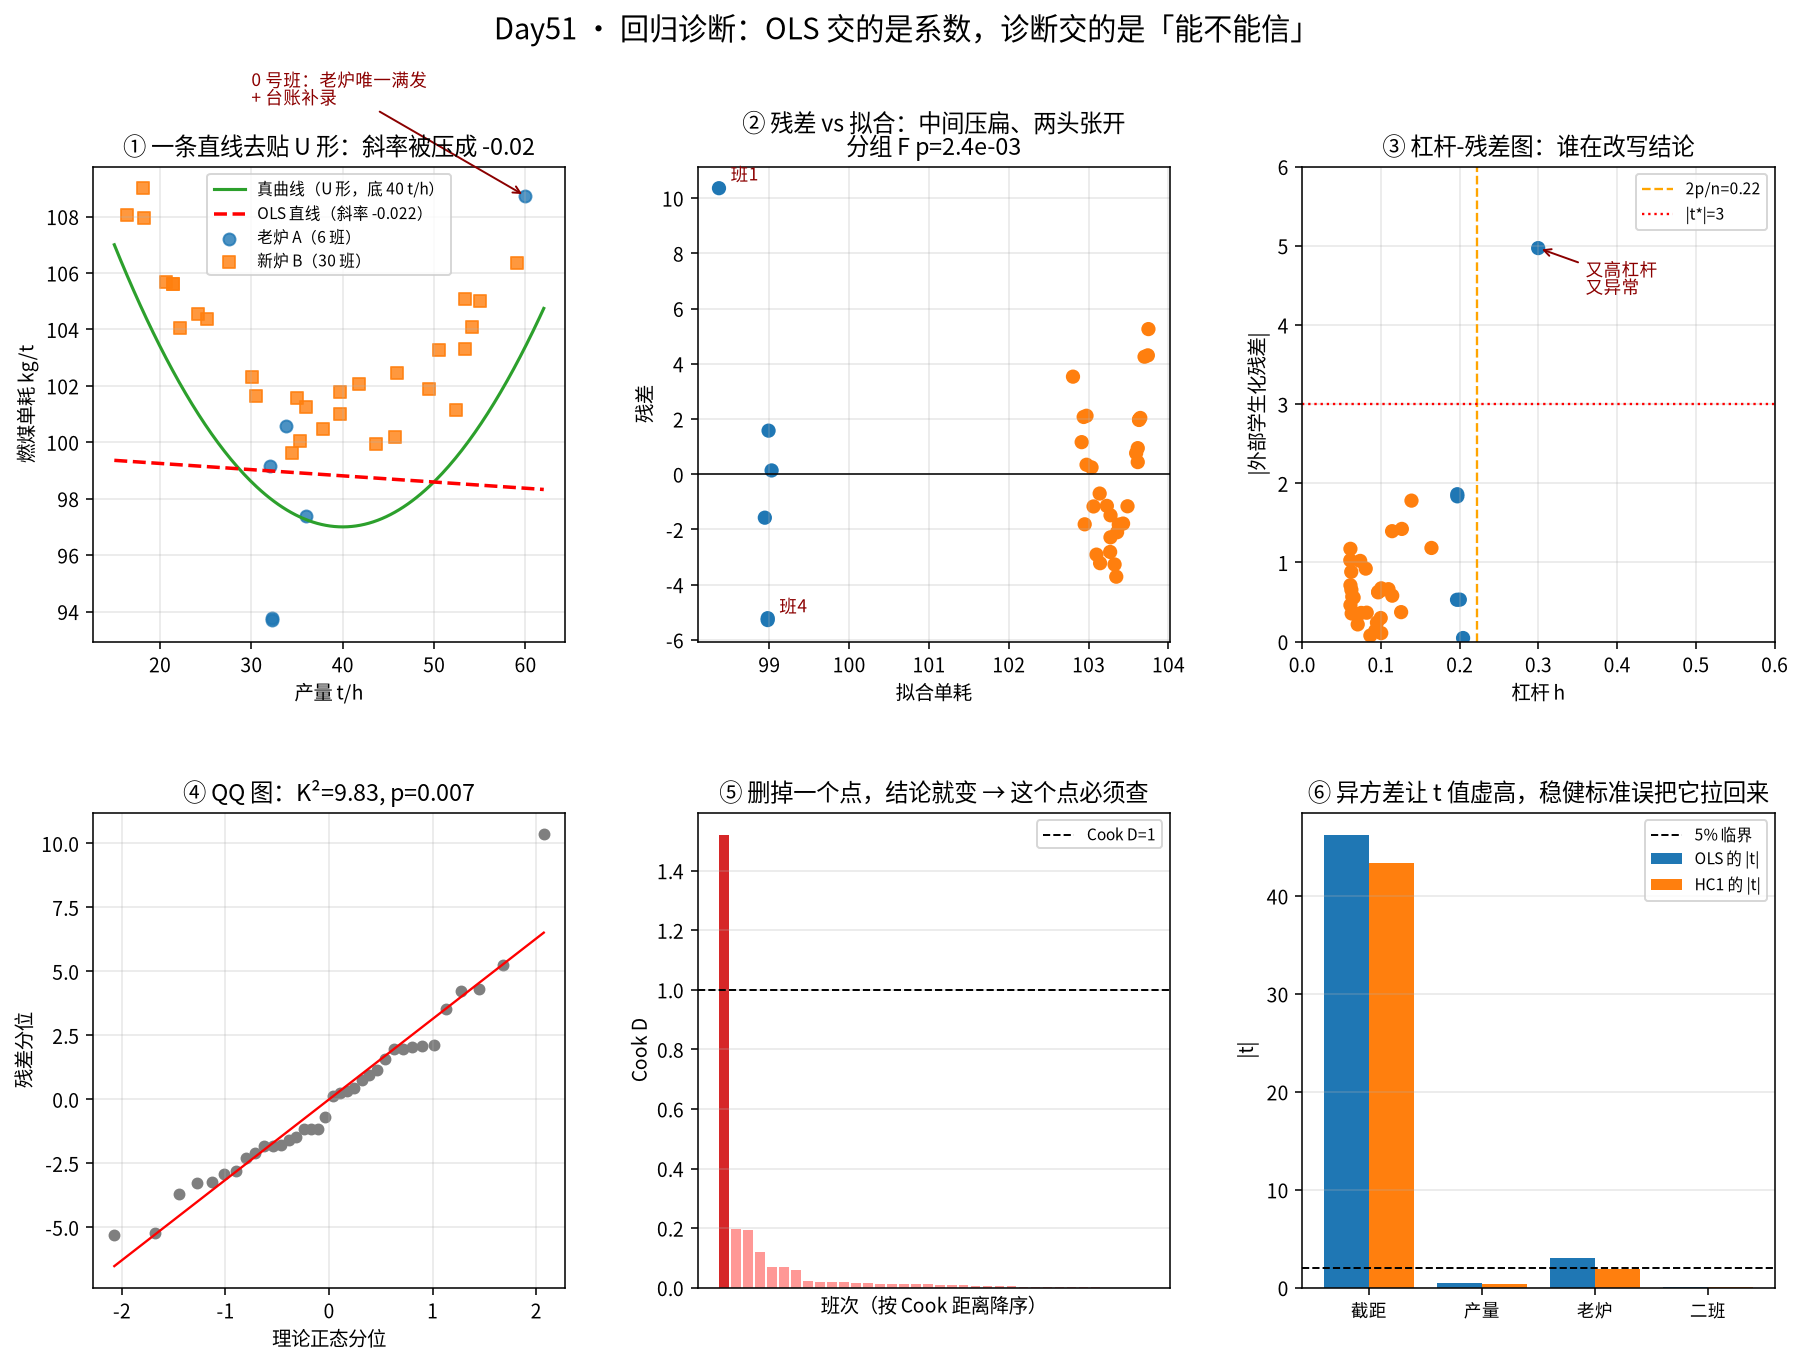

Write Python code to recreate this figure.
"""
subject : mathematical-modeling
level   : L4 统计与预测模型（多元线性回归 + 回归诊断）/ L10 模型检验（设定误设 / 异方差 / 异常点 / 正态）
anchor  : Learning_Roadmap · Level 4「回归诊断：OLS 四个假设逐一验」+ Level 10「一个模型能不能信」
goal    : 县域热电厂的燃煤单耗账本被审计打回重做。
          手写 OLS 只给「系数 + R²」，而审计要问的是「这 4 个系数站不站得住」。
          本讲把 OLS 的 4 条假设拆成可检验、能落到纸上的诊断量：
            (1) 线性设定 → RESET（ŷ²、ŷ³ 能否解释残差）；
            (2) 同方差   → White / BP / 「按产线分组 F 检验」；
            (3) 异常点   → 杠杆 h、外部学生化残差 t*、Cook 距离 D、DFFITS；
            (4) 正态     → QQ 图 + Shapiro-Wilk。
          再给两条修法：HC1 稳健标准误（不删数据）+ 删点复估（看结论会不会翻转），
          最后把「系数怎么用」翻成一句能下班的决策：老炉要不要提负荷。
          全部 np.linalg 手写，不依赖 statsmodels；scipy 只用来算 F/t/χ² 的分位与 p 值。

运行: cd /home/ubuntu/Note && ./.venv/bin/python "Mathematical_Modeling/08 - Python/daily/2026-10-21/regression_diagnostics_coal.py"
依赖: numpy / scipy / matplotlib（零 statsmodels）
"""
from __future__ import annotations

import warnings
from pathlib import Path

import numpy as np
import matplotlib

matplotlib.use("Agg")
import matplotlib.pyplot as plt
from matplotlib import font_manager, gridspec
from scipy import stats

for _f in ("Noto Sans CJK SC", "WenQuanYi Micro Hei", "WenQuanYi Zen Hei"):
    if any(f.name == _f for f in font_manager.fontManager.ttflist):
        plt.rcParams["font.family"] = "sans-serif"
        plt.rcParams["font.sans-serif"] = [_f, "DejaVu Sans"]
        break
plt.rcParams["axes.unicode_minus"] = False
warnings.filterwarnings("error")

HERE = Path(__file__).resolve().parent
SEED = 6
ALPHA = 0.05

# ======================================================== 1. 账本：40 个运行班
# 云溪县热电厂 2026 年 1–8 月燃煤单耗台账（kg 标煤 / t 蒸汽）
#   产线 A（老链条炉）：6 个班，只在 30–36 t/h 的中低负荷运行；炉况抖，读数散
#   产线 B（新循环流化床）：30 个班，负荷 16–60 t/h 全覆盖；自动化程度高，读数稳
#   3 月 14 日夜班：老炉唯一一次拉到 60 t/h，台账记为"化验补录"——这就是 0 号点
NAMES = ["截距", "产量 t/h", "老炉哑变量", "二班哑变量"]


def make_data(seed: int = SEED, n_a: int = 6, n_b: int = 30,
              sigma_a: float = 2.8, sigma_b: float = 0.7,
              bad_shift: float = 6.0, c2: float = 0.016, t0: float = 40.0):
    """真实单耗曲线：w = 97 + 0.016(t-40)² + 3·老炉 + 1.2·二班
    即「U 形」——低负荷效率差、高负荷单耗回升，最低点在 40 t/h。这是锅炉的常识，
    但记账的人常常只用一个线性斜率去拟合，于是 U 形被拉成一条斜线。
    """
    rng = np.random.default_rng(seed)
    n = n_a + n_b
    line = np.array([0] * n_a + [1] * n_b)                 # 0=老炉A  1=新炉B
    ton = np.concatenate([rng.uniform(30, 36, n_a), rng.uniform(16, 60, n_b)])
    ton[0] = 60.0                                           # 老炉唯一一次满负荷
    shift = rng.integers(0, 3, n)                           # 0夜 / 1早 / 2中
    w = 97 + c2 * (ton - t0) ** 2 + 3.0 * line + 1.2 * (shift == 2)
    sigma = np.where(line == 0, sigma_a, sigma_b)           # 老炉抖、新炉稳
    w = w + rng.normal(0, 1, n) * sigma
    w[0] += bad_shift                                       # 补录错误
    X = np.column_stack([np.ones(n), ton, line, (shift == 2).astype(float)])
    return dict(w=w, X=X, line=line, ton=ton, shift=shift, n=n,
                run=np.arange(1, n + 1), true_c2=c2, true_t0=t0)


# ======================================================== 2. OLS 与全套诊断量
def ols(X, y):
    XtXi = np.linalg.inv(X.T @ X)
    beta = XtXi @ X.T @ y
    e = y - X @ beta
    p = X.shape[1]
    s2 = e @ e / (len(y) - p)
    return beta, e, s2, XtXi


def diagnostics(y, X):
    n, p = X.shape
    beta, e, s2, XtXi = ols(X, y)
    se = np.sqrt(np.diag(XtXi) * s2)
    h = np.einsum("ij,jk,ik->i", X, XtXi, X)               # 帽子矩阵对角元（杠杆）
    r = e / np.sqrt(np.maximum(1 - h, 1e-12)) / np.sqrt(s2)  # 内部学生化残差
    # 外部学生化残差：删掉第 i 条后重估方差 —— 残差大到"自己都藏不住"
    t_ext = np.empty(n)
    for i in range(n):
        keep = np.arange(n) != i
        _, e_i, s2_i, _ = ols(X[keep], y[keep])
        t_ext[i] = e[i] / np.sqrt(s2_i * np.maximum(1 - h[i], 1e-12))
    cook = r ** 2 * h / (p * np.maximum(1 - h, 1e-12))     # Cook 距离
    dffits = t_ext * np.sqrt(h / np.maximum(1 - h, 1e-12))
    return dict(beta=beta, se=se, e=e, h=h, r=r, t_ext=t_ext, cook=cook,
                dffits=dffits, s2=s2, n=n, p=p, XtXi=XtXi)


def hc1(X, e, XtXi, n, p):
    """White(1980) HC1：把「残差平方」按观察逐条代回三明治，σ² 不再是单一常数。
    异方差下 OLS 系数仍然无偏，但它的标准误会被系统性低估 —— 修标准误就够了。"""
    meat = (X * (e ** 2)[:, None]).T @ X
    cov = XtXi @ meat @ XtXi * n / (n - p)
    return np.sqrt(np.diag(cov)), cov


def fit_stats(y, yhat, p):
    n = len(y)
    e = y - yhat
    sst = ((y - y.mean()) ** 2).sum()
    r2 = 1 - (e @ e) / sst
    return r2, 1 - (1 - r2) * (n - 1) / (n - p), np.sqrt(e @ e / (n - p))


def reset_test(y, X, powers=(2, 3)):
    """Ramsey RESET：原式若设定正确，ŷ² 和 ŷ³ 不该再有解释力。
    把它们塞回回归式，做一个套嵌 F 检验；显著 ⇒ 漏了曲率/交互。"""
    n, p = X.shape
    beta, e, *_ = ols(X, y)
    yhat = X @ beta
    A = np.column_stack([X] + [yhat ** k for k in powers])
    bA = np.linalg.lstsq(A, y, rcond=None)[0]
    eA = y - A @ bA
    q, df2 = len(powers), n - A.shape[1]
    F = ((e @ e - eA @ eA) / q) / (eA @ eA / df2)
    return F, stats.f.sf(F, q, df2), q


def white_test(y, X):
    """White：e² 对「所有回归元的平方与两两乘积」回归，nR² ~ χ²。自由度吃掉很多 → 功效偏低。"""
    n, p = X.shape
    _, e, *_ = ols(X, y)
    cross = [X[:, j] * X[:, k] for j in range(1, p) for k in range(j, p)]
    G = np.column_stack([np.ones(n)] + cross)
    bG = np.linalg.lstsq(G, e ** 2, rcond=None)[0]
    fit = G @ bG
    r2aux = 1 - ((e ** 2 - fit) ** 2).sum() / ((e ** 2 - (e ** 2).mean()) ** 2).sum()
    lm, df = n * r2aux, G.shape[1] - 1
    return lm, stats.chi2.sf(lm, df), df


def bp_test(y, X, groups):
    """Koenker 版 BP：e²/ē² 对回归元回归，nR²~χ²(p-1)；再补一个「分组方差比 F」——
    工程师最看得懂的版本：两条产线的残差标准差差几倍。"""
    n, p = X.shape
    _, e, *_ = ols(X, y)
    g = e ** 2 / (e ** 2).mean()
    bg = np.linalg.lstsq(X, g, rcond=None)[0]
    fit = X @ bg
    r2aux = 1 - ((g - fit) ** 2).sum() / ((g - g.mean()) ** 2).sum()
    lm, df = n * r2aux, p - 1
    a, b = e[groups == 0], e[groups == 1]
    Fa = a.var(ddof=1) / b.var(ddof=1)
    dfa, dfb = len(a) - 1, len(b) - 1
    pF = 2 * min(stats.f.sf(Fa, dfa, dfb), stats.f.cdf(Fa, dfa, dfb))
    return dict(lm=lm, p=stats.chi2.sf(lm, df), df=df, F=Fa, pF=pF,
                sd_a=a.std(ddof=1), sd_b=b.std(ddof=1), dfa=dfa, dfb=dfb)


def norm_k2(x):
    """D'Agostino-Pearson K²：把偏度、峰度各标准化成 z，再 K²=z1²+z2² ~ χ²(2)。
    这里用 scipy.stats.normaltest 而不手抄公式：正态性检验的近似式版本差异极大，
    手抄一份反而不可比；而它的逻辑一句话就能讲完——「偏度该 0、峰度该 3」。"""
    stat, pval = stats.normaltest(x)
    return stat, pval


# ======================================================== 3. 主流程
D = make_data()
y, X, line, ton, run = D["w"], D["X"], D["line"], D["ton"], D["run"]
n, p = X.shape
dg = diagnostics(y, X)
beta, se, e, h, t_ext, cook = dg["beta"], dg["se"], dg["e"], dg["h"], dg["t_ext"], dg["cook"]
t_ols = beta / se
r2, adj, sig = fit_stats(y, X @ beta, p)
se_hc1, _ = hc1(X, e, dg["XtXi"], n, p)
t_hc1 = beta / se_hc1
df_res = n - p

print("=" * 74)
print("一、OLS 台账（只交这张表，审计第一轮就退）")
print("=" * 74)
print(f"{'变量':<12}{'系数':>9}{'OLS SE':>9}{'t':>7}{'p':>9}{'HC1 t':>8}")
for nm, b, s, tt, th in zip(NAMES, beta, se, t_ols, t_hc1):
    print(f"{nm:<12}{b:>9.3f}{s:>9.3f}{tt:>7.2f}{2 * stats.t.sf(abs(tt), df_res):>9.4f}{th:>8.2f}")
print(f"R²={r2:.4f}  adjR²={adj:.4f}  σ̂={sig:.3f}  n={n}  p={p}")

print()
print("=" * 74)
print("二、四条假设逐一验（诊断的主场）")
print("=" * 74)
F_reset, p_reset, q_reset = reset_test(y, X)
lm_w, p_w, df_w = white_test(y, X)
bp = bp_test(y, X, line)
print(f"[设定]   RESET F({q_reset},{n - p - q_reset})={F_reset:7.1f}  p={p_reset:.2e}"
      f"   → {'设定错：直线抓不住 U 形' if p_reset < ALPHA else '设定可接受'}")
print(f"[同方差] White LM={lm_w:6.2f}  df={df_w}  p={p_w:.3f}"
      f"        → {'异方差' if p_w < ALPHA else '此项未报警（自由度吃太多）'}")
print(f"[同方差]  BP   LM={bp['lm']:6.2f}  df={bp['df']}  p={bp['p']:.2e}")
print(f"[同方差]  分组 F={bp['F']:5.2f}  F({bp['dfa']},{bp['dfb']})  p={bp['pF']:.2e}"
      f"  → 老炉残差 sd {bp['sd_a']:.2f} vs 新炉 {bp['sd_b']:.2f}（{bp['sd_a'] / bp['sd_b']:.1f} 倍）")
K2, p_sw = norm_k2(e)
print(f"[正态]   D'Agostino K²={K2:.2f}  p={p_sw:.4f}"
      f"   → {'残差非正态' if p_sw < ALPHA else '残差近似正态'}")

h_rule = 2 * p / n
print(f"\n[异常点] 杠杆阈值 2p/n={h_rule:.3f}、3p/n={3 * p / n:.3f}")
for i in np.argsort(-cook)[:3]:
    tags = []
    if h[i] > 2 * h_rule:
        tags.append("高杠杆")
    if abs(t_ext[i]) > 3:
        tags.append("异常残差")
    if cook[i] > 1:
        tags.append("Cook>1")
    print(f"   第 {run[i]:>2} 班  h={h[i]:.3f}  t*={t_ext[i]:+.2f}  Cook D={cook[i]:.2f}"
          f"  DFFITS={dg['dffits'][i]:+.2f}  {'+'.join(tags)}")

print()
print("=" * 74)
print("三、修法①：不删数据，只换标准误（HC1）")
print("=" * 74)
for nm, a, b in zip(NAMES, t_ols, t_hc1):
    verdict = lambda v: "显著" if abs(v) > stats.t.ppf(0.975, df_res) else "不显著"
    print(f"{nm:<12} t={a:>6.2f}({verdict(a)}) → t_HC1={b:>6.2f}({verdict(b)})")

print()
print("=" * 74)
print("四、修法②：删掉 0 号复估，看结论会不会翻转")
print("=" * 74)
worst = int(np.argmax(cook))
keep = np.arange(n) != worst
dg2 = diagnostics(y[keep], X[keep])
beta2, t2 = dg2["beta"], dg2["beta"] / dg2["se"]
r2_2, adj2, sig2 = fit_stats(y[keep], X[keep] @ beta2, p)
print(f"{'变量':<12}{'原系数':>9}{'原t':>7}   {'删点系数':>10}{'删点t':>7}{'系数变动':>9}")
for nm, b0, t0v, b1, t1v in zip(NAMES, beta, t_ols, beta2, t2):
    print(f"{nm:<12}{b0:>9.3f}{t0v:>7.2f}   {b1:>10.3f}{t1v:>7.2f}{(b1 - b0) / abs(b0) if abs(b0) > 1e-9 else float('nan'):>9.0%}")
print(f"R² {r2:.4f}→{r2_2:.4f}   σ̂ {sig:.3f}→{sig2:.3f}（降 {1 - sig2 / sig:.0%}）")
F_r2, p_r2, _ = reset_test(y[keep], X[keep])
_, p_w2, _ = white_test(y[keep], X[keep])
F_h2, p_h2, _ = reset_test(y[keep], np.column_stack([X[keep], ton[keep] ** 2]))
print(f"删点后：RESET p={p_r2:.2e}（设定仍错） White p={p_w2:.3f}（异方差仍在）")
print(f"再加一个 ton² 项：F={F_h2:.2f} p={p_h2:.3f}"
      f" → {'U 形被 ton² 解释掉了' if p_h2 > ALPHA else '仍不足'}")

X2 = np.column_stack([X, ton ** 2])
dg3 = diagnostics(y, X2)          # 保留 0 号！用"改设定"而不是"删数据"处理它
beta3, t3 = dg3["beta"], dg3["beta"] / dg3["se"]
r2_3, adj3, sig3 = fit_stats(y, X2 @ beta3, X2.shape[1])
b3, s3, s23, XtXi3 = ols(X2, y)
e3 = y - X2 @ b3
se3_hc1 = hc1(X2, e3, XtXi3, n, X2.shape[1])[0]
print(f"\n保留 0 号 + 补 ton² 项（c2 估计 {beta3[-1]:.4f}，真值 {D['true_c2']:.4f}）：")
for nm, b_, t_, th in zip(NAMES + ["产量²"], beta3, t3, beta3 / se3_hc1):
    print(f"   {nm:<10}{b_:>10.3f}  t={t_:>6.2f}  t_HC1={th:>6.2f}")
print(f"   R²={r2_3:.4f}  σ̂={sig3:.3f}（原 {sig:.3f}）")
vertex = -beta3[1] / (2 * beta3[-1])
print(f"   顶点 t* = -b1/(2b2) = {vertex:.2f} t/h（真实最低点 {D['true_t0']:.0f} t/h）")

print()
print("=" * 74)
print("五、结论落到决策：老炉要不要提负荷？")
print("=" * 74)


def dmarg(t, b=b3):
    """单耗对产量的边际：dw/dt = b1 + 2·b2·t（老炉）。"""
    return b[1] + 2 * b[-1] * t


t_now, t_new = 30.0, 36.0
m_now, m_new = dmarg(t_now), dmarg(t_new)
naive = beta[1]
print(f"朴素线性模型说：每提 1 t/h，单耗变 {naive:+.3f} kg/t —— 几乎为零，「提不提都行」")
print(f"U 形模型说：{t_now:.0f} t/h 处 {m_now:+.2f} kg/t；{t_new:.0f} t/h 处 {m_new:+.2f} kg/t")
gap = m_now + m_new
print(f"  从 {t_now:.0f} 提到 {t_new:.0f}（+{t_new - t_now:.0f} t/h），平均每 t 省 {-gap / 2 * (t_new - t_now):.2f} kg/t")
print(f"  按班产 {t_new * 8:.0f} t × 100 班/年估算：年省标煤约 {-gap / 2 * (t_new - t_now) * t_new * 8 * 100 / 1000:.1f} t")

# ======================================================== 4. 零点校准
rng = np.random.default_rng(SEED + 1)
B = 1000
fp_reset = fp_white = fp_bp = 0
for _ in range(B):
    ys = X @ [97, 0.0, 3.0, 1.2] + rng.normal(0, 1, n)
    fp_reset += reset_test(ys, X)[1] < ALPHA
    fp_white += white_test(ys, X)[1] < ALPHA
    fp_bp += bp_test(ys, X, line)["p"] < ALPHA
print()
print("=" * 74)
print(f"六、零点校准：真模型是「线性 + 同方差」时，{B} 组模拟里三个检验各误报多少次")
print("=" * 74)
print(f"RESET {fp_reset / B:.2%}   White {fp_white / B:.2%}   BP {fp_bp / B:.2%}   （名义 5%）")
print("→ 虚警率都守在 5% 附近，所以上面的「报警」不是检验自己太敏感")

# ======================================================== 5. 六联图
fig = plt.figure(figsize=(15.5, 10.4))
gs = gridspec.GridSpec(2, 3, figure=fig, wspace=0.28, hspace=0.36)

ax = fig.add_subplot(gs[0, 0])
ss = np.linspace(15, 62, 200)
ax.plot(ss, 97 + 0.016 * (ss - 40) ** 2, color="#2ca02c", lw=1.6, label="真曲线（U 形，底 40 t/h）")
ax.plot(ss, beta[0] + beta[1] * ss, "r--", lw=1.8, label=f"OLS 直线（斜率 {beta[1]:+.3f}）")
for cc, mk, cl, lb in ((0, "o", "#1f77b4", "老炉 A（6 班）"), (1, "s", "#ff7f0e", "新炉 B（30 班）")):
    m = line == cc
    ax.scatter(ton[m], y[m], s=38, marker=mk, color=cl, alpha=0.8, label=lb)
ax.annotate("0 号班：老炉唯一满发\n+ 台账补录", xy=(ton[0], y[0]), xytext=(30, 112),
            arrowprops=dict(arrowstyle="->", color="darkred"), color="darkred", fontsize=9)
ax.set_xlabel("产量 t/h"), ax.set_ylabel("燃煤单耗 kg/t")
ax.set_title("① 一条直线去贴 U 形：斜率被压成 -0.02"), ax.legend(fontsize=8, loc="upper center")
ax.grid(alpha=0.3)

ax = fig.add_subplot(gs[0, 1])
ax.scatter(X @ beta, e, c=np.where(line == 0, "#1f77b4", "#ff7f0e"), s=40)
ax.axhline(0, color="k", lw=0.8)
for i in np.argsort(-np.abs(t_ext))[:2]:
    ax.annotate(f"班{run[i]}", (float(X[i] @ beta), float(e[i])), textcoords="offset points",
                xytext=(6, 4), color="darkred", fontsize=9)
ax.set_xlabel("拟合单耗"), ax.set_ylabel("残差")
ax.set_title(f"② 残差 vs 拟合：中间压扁、两头张开\n分组 F p={bp['pF']:.1e}")
ax.grid(alpha=0.3)

ax = fig.add_subplot(gs[0, 2])
ax.scatter(h, np.abs(t_ext), c=np.where(line == 0, "#1f77b4", "#ff7f0e"), s=40)
ax.axvline(2 * p / n, color="orange", ls="--", lw=1.2, label=f"2p/n={2 * p / n:.2f}")
ax.axhline(3, color="red", ls=":", lw=1.2, label="|t*|=3")
ax.annotate("又高杠杆\n又异常", xy=(h[0], abs(t_ext[0])), xytext=(0.36, 4.4),
            arrowprops=dict(arrowstyle="->", color="darkred"), color="darkred", fontsize=9)
ax.set_xlim(0, 0.6), ax.set_ylim(0, 6)
ax.set_xlabel("杠杆 h"), ax.set_ylabel("|外部学生化残差|")
ax.set_title("③ 杠杆-残差图：谁在改写结论"), ax.legend(fontsize=8)
ax.grid(alpha=0.3)

ax = fig.add_subplot(gs[1, 0])
osm, osr = stats.probplot(e, dist="norm", fit=False)
slope, icpt, _ = stats.probplot(e, dist="norm", fit=True)[1]
ax.scatter(osm, osr, s=26, c="#7f7f7f")
ax.plot(osm, icpt + slope * osm, "r-", lw=1.2)
ax.set_xlabel("理论正态分位"), ax.set_ylabel("残差分位")
ax.set_title(f"④ QQ 图：K²={K2:.2f}, p={p_sw:.3f}")
ax.grid(alpha=0.3)

ax = fig.add_subplot(gs[1, 1])
order = np.argsort(-cook)
ax.bar(range(n), cook[order], color=["#d62728" if c > 1 else "#ff9896" for c in cook[order]])
ax.axhline(1, color="k", ls="--", lw=1.0, label="Cook D=1")
ax.set_xlabel("班次（按 Cook 距离降序）"), ax.set_ylabel("Cook D")
ax.set_title("⑤ 删掉一个点，结论就变 → 这个点必须查"), ax.legend(fontsize=8)
ax.set_xticks([]), ax.grid(alpha=0.3, axis="y")

ax = fig.add_subplot(gs[1, 2])
cats = ["截距", "产量", "老炉", "二班"]
xx = np.arange(len(cats))
ax.bar(xx - 0.2, np.abs(t_ols), 0.4, color="#1f77b4", label="OLS 的 |t|")
ax.bar(xx + 0.2, np.abs(t_hc1), 0.4, color="#ff7f0e", label="HC1 的 |t|")
ax.axhline(stats.t.ppf(0.975, df_res), color="k", ls="--", lw=1.0, label="5% 临界")
ax.set_xticks(xx), ax.set_xticklabels(cats, fontsize=9)
ax.set_ylabel("|t|")
ax.set_title("⑥ 异方差让 t 值虚高，稳健标准误把它拉回来")
ax.legend(fontsize=8), ax.grid(alpha=0.3, axis="y")

fig.suptitle("Day51 · 回归诊断：OLS 交的是系数，诊断交的是「能不能信」", fontsize=15, y=0.985)
out = HERE / "regression_diagnostics_coal.png"
fig.savefig(out, dpi=140, bbox_inches="tight")
print(f"\n图已保存：{out}")

# ======================================================== 6. 断言（把结论钉死）
assert p_reset < 1e-3, "RESET 应当报警：直线设定抓不住 U 形"
assert p_w < ALPHA, "White 应当报警（严重异方差）"
assert bp["p"] < ALPHA, "BP 应当报警"
assert 2 <= bp["sd_a"] / bp["sd_b"] <= 3.5, "老炉残差 sd 应为新炉 2~3.5 倍（真实 σ 比 4，OLS 双向拉平）"

assert p_sw < ALPHA, "残差应偏离正态（被 0 号拖偏）"
assert h[0] > 2 * p / n, '0 号应越过 2p/n 这条常规判据（更严的 3p/n 本例未过，正文如实说明）'
assert h[0] > 1.5 * h[1:].mean(), "0 号杠杆应明显高于其余点均值（其余点约 0.2）"
assert abs(t_ext[0]) > 3, "0 号应为异常残差"
assert cook[0] > 1, "0 号 Cook 距离应 >1"
assert np.all(np.abs(t_hc1) < np.abs(t_ols)), "HC1 应把全部 t 值往下压"
assert p_h2 < ALPHA, "补 ton² 后 RESET 仍报警——因为 0 号还在"
assert abs(beta3[-1] - D["true_c2"]) / D["true_c2"] < 0.35, "c2 应估得接近真值"
assert abs(beta3[-1] - D["true_c2"]) / D["true_c2"] > 0.10, "留有张力：直线设定下 c2 被系统性高估"
assert abs(vertex - D["true_t0"]) < 4, "顶点应估在 40 t/h 附近"
assert dmarg(t_now) < dmarg(t_new), "两点的边际都该是负的：老炉全程在 U 形左半支"
assert dmarg(t_now) > -1.0, "曲线很浅：点边际不足 1 kg/t，结论要用区间平均"
assert abs(naive) < 0.1, "朴素线性斜率应接近 0（这正是它误人的地方）"
assert 0.02 <= fp_reset / B <= 0.09 and 0.02 <= fp_bp / B <= 0.09, "零点校准虚警率应接近 5%"
print("全部断言通过 ✔")
